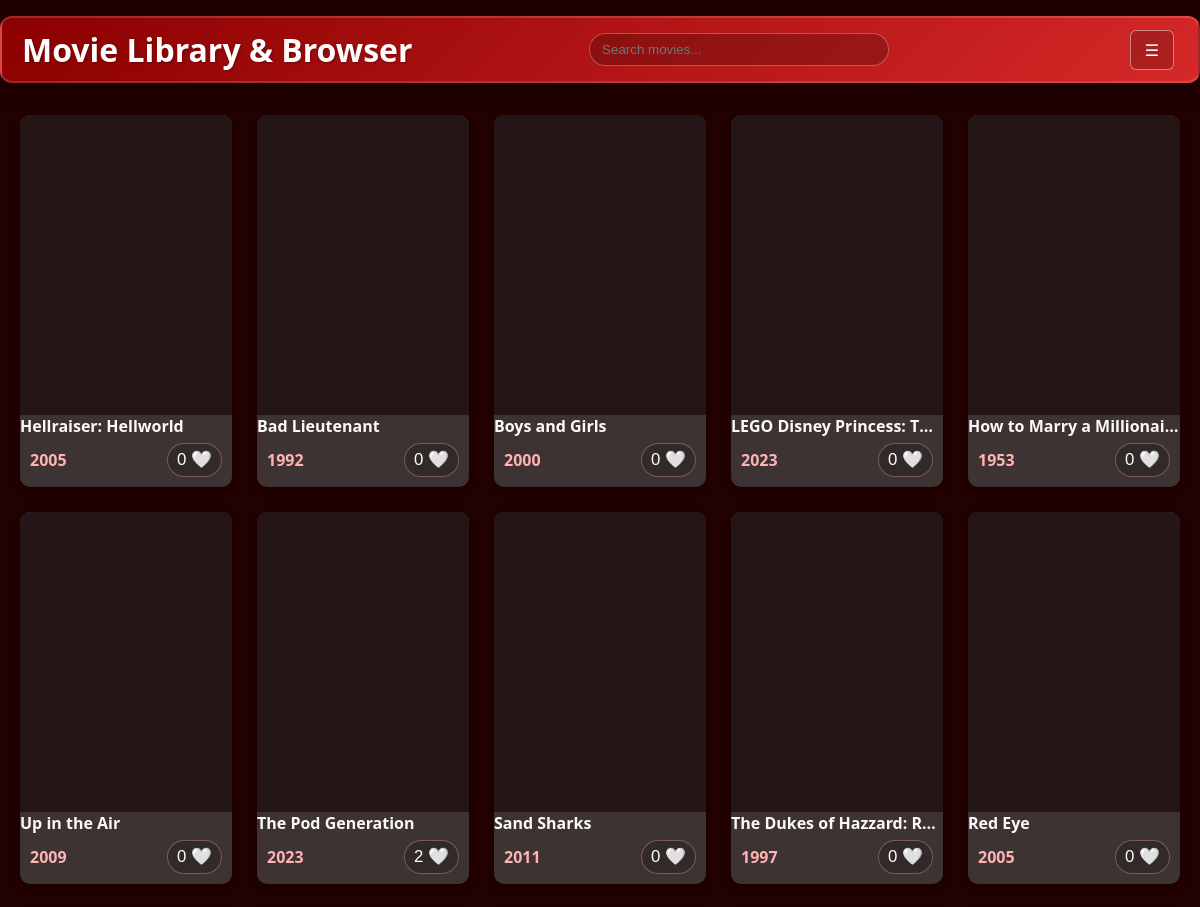
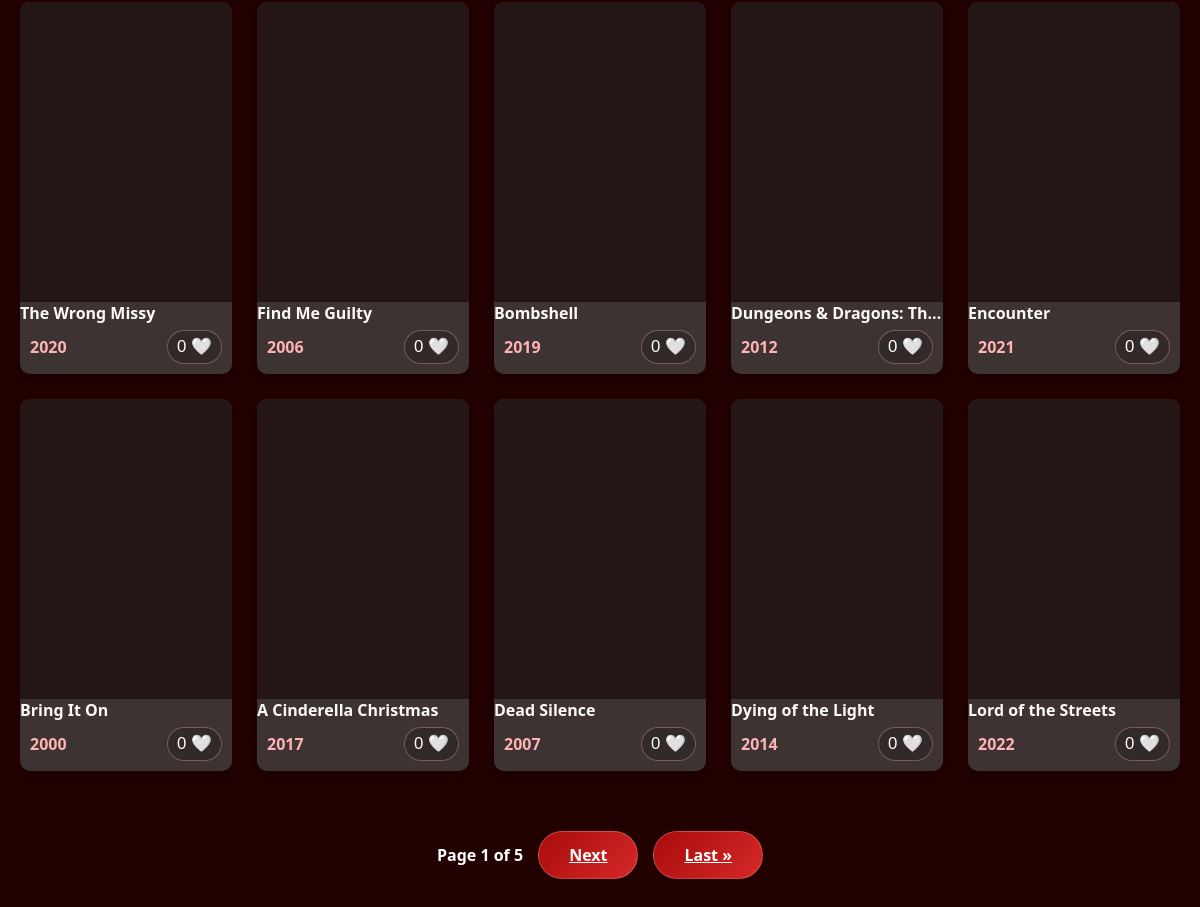
The page / on the database its author committed (2 pictures, top to bottom).
### movies/models.py (models this page shows, shortened)
class Movie(models.Model):
    id = models.CharField(max_length=255, primary_key=True)
    original_title = models.CharField(max_length=255)
    release_date = models.CharField(max_length=50, blank=True, null=True)
    overview = models.TextField()
    poster_path = models.URLField(max_length=500, blank=True, null=True)
    backdrop_path = models.URLField(max_length=500, blank=True, null=True)
    original_language = models.CharField(max_length=20)
    vote_average = models.FloatField(default=0.0)
    vote_count = models.IntegerField(default=0)
    popularity = models.FloatField(default=0.0)
    casts = models.ManyToManyField(Cast, related_name='movies', blank=True)
    user = models.ManyToManyField(User,related_name="Watchlist" , blank=True)

### movies/views.py (the view)
# urls.py: 2. Add a URL to urlpatterns:  path('', views.home, name='home')
def home(request):
    movies = Movie.objects.prefetch_related('casts').all()
    search = request.GET.get('q')
    if search:
      movies = movies.filter(original_title__icontains=search)
    paginator = Paginator(movies,20)
    page_number = request.GET.get('page',1)
    page_obj = paginator.get_page(page_number)
    return render(request, 'movies/home.html', {'movies': page_obj})

### movies/templates/movies/home.html (shortened to what this page needs)
{% extends "layout.html" %}
{% load static %}
{% block extra_head %}
  <link rel="stylesheet" href="{% static 'homestyle.css' %}">
{% endblock %}
{% block content %}
  <main class="movie-grid">
    {% for movie in movies %}
      <div class="movie-card">
        <a href="{% url 'CastView' movie.id %}" class="movie-link">
          <div class="movie-poster" style="background-image: url('{{ movie.poster_path }}')"></div>
          <p class="movie-title">{{ movie.original_title }}</p>
        </a>
        <div class="movie-meta">
          <p class="movie-release_date">{{ movie.release_date|slice:"-4:" }}</p>
          <form action="{% url 'watchlist' movie.id %}" method="POST" class="watchlist-form">
            <button id="likeCount_{{ movie.id }}" type="submit" class="watchlist-button">
              {% if request.user in movie.user.all %}
                {{ movie.user.count }} ❤️
              {% else %}
                {{ movie.user.count }} 🤍
              {% endif %}
            </button>
          </form>
        </div>
      </div>
    {% endfor %}
  </main>
 {% if request.resolver_match.url_name != 'profile' %}
  <footer class="pagination-footer">
    <div class="pagination-controls">
      <span class="current-page">
        Page {{ movies.number }} of {{ movies.paginator.num_pages }}
      </span>
      {% if movies.has_next %}
        <a href="?page={{ movies.next_page_number }}{% if request.GET.q %}&q={{ request.GET.q }}{% endif %}" class="load-more-btn">Next</a>
        <a href="?page={{ movies.paginator.num_pages }}{% if request.GET.q %}&q={{ request.GET.q }}{% endif %}" class="load-more-btn">Last &raquo;</a>
      {% else %}
        <a href="{% url 'database' %}" class="load-more-btn database-load-more">Load Movies...</a>
      {% endif %}
    </div>
  </footer>
{% endif %}
{% endblock %}

### TASK3/templates/layout.html (shortened to what this page needs)
<!DOCTYPE html>
{% load static %}
<html lang="en">
  <head>
    {% block extra_head %}
    {% endblock %}
    <link rel="stylesheet" href="{% static 'layout.css' %}">
  </head>
  <body>
    <header class="header">
      <div class="header-brand">
        {% if user.is_authenticated %}
          <p class="welcome-message">Welcome back, <strong>{{ user.username }}</strong></p>
        {% else %}
          <h1>Movie Library & Browser</h1>
        {% endif %}
      </div>
      <div class="search-container">
        <form action="{% url 'home' %}" method="GET" class = "search">
          <input
            type="text"
            name="q"
            placeholder="Search movies..."
            value="{{ request.GET.q }}"
            style="padding: 8px 12px; border-radius: 20px; border: 1px solid rgba(255,255,255,0.3); background: rgba(0,0,0,0.2); color: white; outline: none; width: 100%; max-width: 300px;"
          >
        </form>
      </div>
      <nav class="navbar">
        <button id="nav-toggle" class="nav-toggle" aria-controls="nav-links" aria-expanded="false">
          &#9776;
        </button>
      </nav>
    </header>
    {% block content %}
    {% endblock %}
  </body>
</html>

### TASK3/static/homestyle.css (style rules this page uses)
* { box-sizing: border-box; }
body { margin: 0; min-width: 320px; background-color: rgb(34, 1, 1); color: #fcf9f9; font-family: 'Segoe UI', Tahoma, Geneva, Verdana, sans-serif; }
.header { color: #fffdfd; padding: 14px 24px; background: linear-gradient(135deg, #8b0000, #d62828); border-radius: 12px; border: 2px solid rgba(255, 255, 255, 0.15); box-shadow: 0 8px 20px rgba(0, 0, 0, 0.25); text-shadow: 1px 1px 3px rgba(0, 0, 0, 0.3); max-width: 1200px; margin: 16px auto 30px; }
main.movie-grid { display: grid; grid-template-columns: repeat(auto-fill, minmax(200px, 1fr)); gap: 25px; padding: 2px 20px 30px; max-width: 1200px; margin: 0 auto; }
.movie-card { border-radius: 10px; cursor: pointer; overflow: hidden; box-shadow: 0 4px 8px rgba(0, 0, 0, 0.2); transition: transform 0.2s ease-in-out, box-shadow 0.2s ease-in-out; background-color: rgb(62, 51, 51); }
.movie-link { display: block; color: inherit; text-decoration: none; }
.movie-poster { height: 300px; width: 100%; background-color: #241616; background-size: cover; background-repeat: no-repeat; background-position: center; }
.movie-title { margin: 0; font-weight: bold; font-size: 1rem; white-space: nowrap; overflow: hidden; text-overflow: ellipsis; }
.movie-release_date { margin: 0; font-weight: bold; color: #ffb3b3; }
.movie-meta { display: grid; grid-template-columns: minmax(0, 1fr) auto; align-items: center; gap: 12px; margin: 6px 10px 10px; }
.watchlist-form { margin: 0; justify-self: end; }
.watchlist-button { display: inline-flex; align-items: center; justify-content: center; min-width: 52px; height: 34px; padding: 0 9px; border: 1px solid rgba(255, 179, 179, 0.35); border-radius: 999px; background: rgba(0, 0, 0, 0.18); color: #fff; cursor: pointer; font-size: 1.05rem; line-height: 1; white-space: nowrap; transition: transform 0.2s ease, background-color 0.2s ease; }
.header a, .header button { display: inline-flex; align-items: center; justify-content: center; margin: 0 4px; padding: 8px 14px; border: 1px solid rgba(255, 255, 255, 0.45); border-radius: 6px; background: rgba(0, 0, 0, 0.18); color: inherit; cursor: pointer; font: inherit; text-decoration: none; }
.pagination-footer { display: flex; justify-content: center; width: 100%; max-width: 1200px; margin: 0 auto; text-align: center; padding: 30px; }
.pagination-controls { display: flex; justify-content: center; margin: 0 auto; gap: 15px; align-items: center; flex-wrap: wrap; }
.current-page { font-weight: bold; color: white; }
.load-more-btn { background: linear-gradient(135deg, #a80c0c, #d62828); color: #ffffff; padding: 12px 30px; border-radius: 25px; border: 1px solid rgba(255, 255, 255, 0.2); font-weight: 700; font-size: 1rem; cursor: pointer; transition: all 0.3s cubic-bezier(0.175, 0.885, 0.32, 1.275); }

### TASK3/static/layout.css (style rules this page uses)
.header { display: flex; justify-content: space-between; align-items: center; position: relative; padding: 10px 20px; }
.header-brand h1, .header-brand p { margin: 0; }
.navbar { position: relative; }
.nav-toggle { font-size: 28px; background: none; border: none; color: inherit; cursor: pointer; padding: 5px 10px; transition: transform 0.3s cubic-bezier(0.175, 0.885, 0.32, 1.275), opacity 0.2s ease; }
.search-container { flex: 1; max-width: 360px; margin: 0 20px; }
.search { display: flex; align-items: center; gap: 8px; }
.search input { flex: 1; padding: 10px 14px; border-radius: 999px; border: 1px solid rgba(255, 255, 255, 0.35); background: rgba(0, 0, 0, 0.2); color: white; outline: none; min-width: 0; transition: border-color 0.3s ease, background 0.3s ease, box-shadow 0.3s ease; }

### rows shown on the page
Movie: original_title "Hellraiser: Hellworld", release_date "2005", user.count "0"
Movie: original_title "Bad Lieutenant", release_date "1992", user.count "0"
Movie: original_title "Boys and Girls", release_date "2000", user.count "0"
Movie: original_title "LEGO Disney Princess: T…", release_date "2023", user.count "0"
Movie: original_title "How to Marry a Millionaire", release_date "1953", user.count "0"
Movie: original_title "Up in the Air", release_date "2009", user.count "0"
Movie: original_title "The Pod Generation", release_date "2023", user.count "2"
Movie: original_title "Sand Sharks", release_date "2011", user.count "0"
Movie: original_title "The Dukes of Hazzard: R…", release_date "1997", user.count "0"
Movie: original_title "Red Eye", release_date "2005", user.count "0"
Movie: original_title "The Wrong Missy", release_date "2020", user.count "0"
Movie: original_title "Find Me Guilty", release_date "2006", user.count "0"
Movie: original_title "Bombshell", release_date "2019", user.count "0"
Movie: original_title "Dungeons & Dragons: Th…", release_date "2012", user.count "0"
Movie: original_title "Encounter", release_date "2021", user.count "0"
Movie: original_title "Bring It On", release_date "2000", user.count "0"
Movie: original_title "A Cinderella Christmas", release_date "2017", user.count "0"
Movie: original_title "Dead Silence", release_date "2007", user.count "0"
Movie: original_title "Dying of the Light", release_date "2014", user.count "0"
Movie: original_title "Lord of the Streets", release_date "2022", user.count "0"

### other values the page prints
{{ movies.number }} "1"
{{ movies.paginator.num_pages }} "5"
